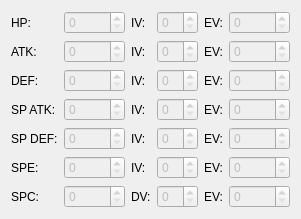
          <widget class="QWidget" name="tab_6">
           <attribute name="title">
            <string>Stats</string>
           </attribute>
           <layout class="QHBoxLayout" name="horizontalLayout_4">
            <item>
             <layout class="QFormLayout" name="formLayout_6">
              <item row="0" column="0">
               <widget class="QLabel" name="hPLabel">
                <property name="text">
                 <string>HP:</string>
                </property>
               </widget>
              </item>
              <item row="0" column="1">
               <widget class="QSpinBox" name="hpSpinBox">
                <property name="enabled">
                 <bool>false</bool>
                </property>
                <property name="maximum">
                 <number>65535</number>
                </property>
               </widget>
              </item>
              <item row="1" column="0">
               <widget class="QLabel" name="aTKLabel">
                <property name="text">
                 <string>ATK:</string>
                </property>
               </widget>
              </item>
              <item row="1" column="1">
               <widget class="QSpinBox" name="atkSpinBox">
                <property name="enabled">
                 <bool>false</bool>
                </property>
                <property name="maximum">
                 <number>65535</number>
                </property>
               </widget>
              </item>
              <item row="2" column="0">
               <widget class="QLabel" name="dEFLabel">
                <property name="text">
                 <string>DEF:</string>
                </property>
               </widget>
              </item>
              <item row="2" column="1">
               <widget class="QSpinBox" name="defSpinBox">
                <property name="enabled">
                 <bool>false</bool>
                </property>
                <property name="maximum">
                 <number>65535</number>
                </property>
               </widget>
              </item>
              <item row="3" column="0">
               <widget class="QLabel" name="sPATKLabel">
                <property name="text">
                 <string>SP ATK:</string>
                </property>
               </widget>
              </item>
              <item row="3" column="1">
               <widget class="QSpinBox" name="spAtkSpinBox">
                <property name="enabled">
                 <bool>false</bool>
                </property>
                <property name="maximum">
                 <number>65535</number>
                </property>
               </widget>
              </item>
              <item row="4" column="0">
               <widget class="QLabel" name="sPDEFLabel">
                <property name="text">
                 <string>SP DEF:</string>
                </property>
               </widget>
              </item>
              <item row="4" column="1">
               <widget class="QSpinBox" name="spDefSpinBox">
                <property name="enabled">
                 <bool>false</bool>
                </property>
                <property name="maximum">
                 <number>65535</number>
                </property>
               </widget>
              </item>
              <item row="5" column="0">
               <widget class="QLabel" name="sPELabel">
                <property name="text">
                 <string>SPE:</string>
                </property>
               </widget>
              </item>
              <item row="5" column="1">
               <widget class="QSpinBox" name="speSpinBox">
                <property name="enabled">
                 <bool>false</bool>
                </property>
                <property name="maximum">
                 <number>65535</number>
                </property>
               </widget>
              </item>
              <item row="6" column="0">
               <widget class="QLabel" name="sPLabel">
                <property name="text">
                 <string>SPC:</string>
                </property>
               </widget>
              </item>
              <item row="6" column="1">
               <widget class="QSpinBox" name="spSpinBox">
                <property name="enabled">
                 <bool>false</bool>
                </property>
                <property name="maximum">
                 <number>65535</number>
                </property>
               </widget>
              </item>
             </layout>
            </item>
            <item>
             <layout class="QFormLayout" name="formLayout_7">
              <item row="0" column="0">
               <widget class="QLabel" name="hpIvLabel">
                <property name="text">
                 <string>IV:</string>
                </property>
               </widget>
              </item>
              <item row="1" column="0">
               <widget class="QLabel" name="atkIvLabel">
                <property name="text">
                 <string>IV:</string>
                </property>
               </widget>
              </item>
              <item row="2" column="0">
               <widget class="QLabel" name="defIvLabel">
                <property name="text">
                 <string>IV:</string>
                </property>
               </widget>
              </item>
              <item row="3" column="0">
               <widget class="QLabel" name="spAtkIvLabel">
                <property name="text">
                 <string>IV:</string>
                </property>
               </widget>
              </item>
              <item row="4" column="0">
               <widget class="QLabel" name="spDefIvLabel">
                <property name="text">
                 <string>IV:</string>
                </property>
               </widget>
              </item>
              <item row="5" column="0">
               <widget class="QLabel" name="speIvLabel">
                <property name="text">
                 <string>IV:</string>
                </property>
               </widget>
              </item>
              <item row="6" column="0">
               <widget class="QLabel" name="dVLabel">
                <property name="text">
                 <string>DV:</string>
                </property>
               </widget>
              </item>
              <item row="0" column="1">
               <widget class="QSpinBox" name="hpIvSpinBox">
                <property name="enabled">
                 <bool>false</bool>
                </property>
               </widget>
              </item>
              <item row="1" column="1">
               <widget class="QSpinBox" name="atkIvSpinBox">
                <property name="enabled">
                 <bool>false</bool>
                </property>
               </widget>
              </item>
              <item row="2" column="1">
               <widget class="QSpinBox" name="defIvSpinBox">
                <property name="enabled">
                 <bool>false</bool>
                </property>
               </widget>
              </item>
              <item row="3" column="1">
               <widget class="QSpinBox" name="spAtkIvSpinBox">
                <property name="enabled">
                 <bool>false</bool>
                </property>
                <property name="maximum">
                 <number>31</number>
                </property>
               </widget>
              </item>
              <item row="4" column="1">
               <widget class="QSpinBox" name="spDefIvSpinBox">
                <property name="enabled">
                 <bool>false</bool>
                </property>
                <property name="maximum">
                 <number>31</number>
                </property>
               </widget>
              </item>
              <item row="5" column="1">
               <widget class="QSpinBox" name="speIvSpinBox">
                <property name="enabled">
                 <bool>false</bool>
                </property>
               </widget>
              </item>
              <item row="6" column="1">
               <widget class="QSpinBox" name="spDvSpinBox">
                <property name="enabled">
                 <bool>false</bool>
                </property>
                <property name="maximum">
                 <number>15</number>
                </property>
               </widget>
              </item>
             </layout>
            </item>
            <item>
             <layout class="QFormLayout" name="formLayout_8">
              <item row="0" column="0">
               <widget class="QLabel" name="eVLabel">
                <property name="text">
                 <string>EV:</string>
                </property>
               </widget>
              </item>
              <item row="1" column="0">
               <widget class="QLabel" name="eVLabel_2">
                <property name="text">
                 <string>EV:</string>
                </property>
               </widget>
              </item>
              <item row="2" column="0">
               <widget class="QLabel" name="eVLabel_3">
                <property name="text">
                 <string>EV:</string>
                </property>
               </widget>
              </item>
              <item row="3" column="0">
               <widget class="QLabel" name="eVLabel_4">
                <property name="text">
                 <string>EV:</string>
                </property>
               </widget>
              </item>
              <item row="4" column="0">
               <widget class="QLabel" name="eVLabel_5">
                <property name="text">
                 <string>EV:</string>
                </property>
               </widget>
              </item>
              <item row="5" column="0">
               <widget class="QLabel" name="eVLabel_6">
                <property name="text">
                 <string>EV:</string>
                </property>
               </widget>
              </item>
              <item row="6" column="0">
               <widget class="QLabel" name="eVLabel_7">
                <property name="text">
                 <string>EV:</string>
                </property>
               </widget>
              </item>
              <item row="0" column="1">
               <widget class="QSpinBox" name="hpevSpinBox">
                <property name="enabled">
                 <bool>false</bool>
                </property>
               </widget>
              </item>
              <item row="1" column="1">
               <widget class="QSpinBox" name="atkEvSpinBox">
                <property name="enabled">
                 <bool>false</bool>
                </property>
               </widget>
              </item>
              <item row="2" column="1">
               <widget class="QSpinBox" name="defEvSpinBox">
                <property name="enabled">
                 <bool>false</bool>
                </property>
               </widget>
              </item>
              <item row="3" column="1">
               <widget class="QSpinBox" name="spAtkEvSpinBox">
                <property name="enabled">
                 <bool>false</bool>
                </property>
               </widget>
              </item>
              <item row="4" column="1">
               <widget class="QSpinBox" name="spDefEvSpinBox">
                <property name="enabled">
                 <bool>false</bool>
                </property>
               </widget>
              </item>
              <item row="5" column="1">
               <widget class="QSpinBox" name="speEvSpinBox">
                <property name="enabled">
                 <bool>false</bool>
                </property>
               </widget>
              </item>
              <item row="6" column="1">
               <widget class="QSpinBox" name="spcEvSpinBox">
                <property name="enabled">
                 <bool>false</bool>
                </property>
                <property name="maximum">
                 <number>65535</number>
                </property>
               </widget>
              </item>
             </layout>
            </item>
           </layout>
          </widget>
